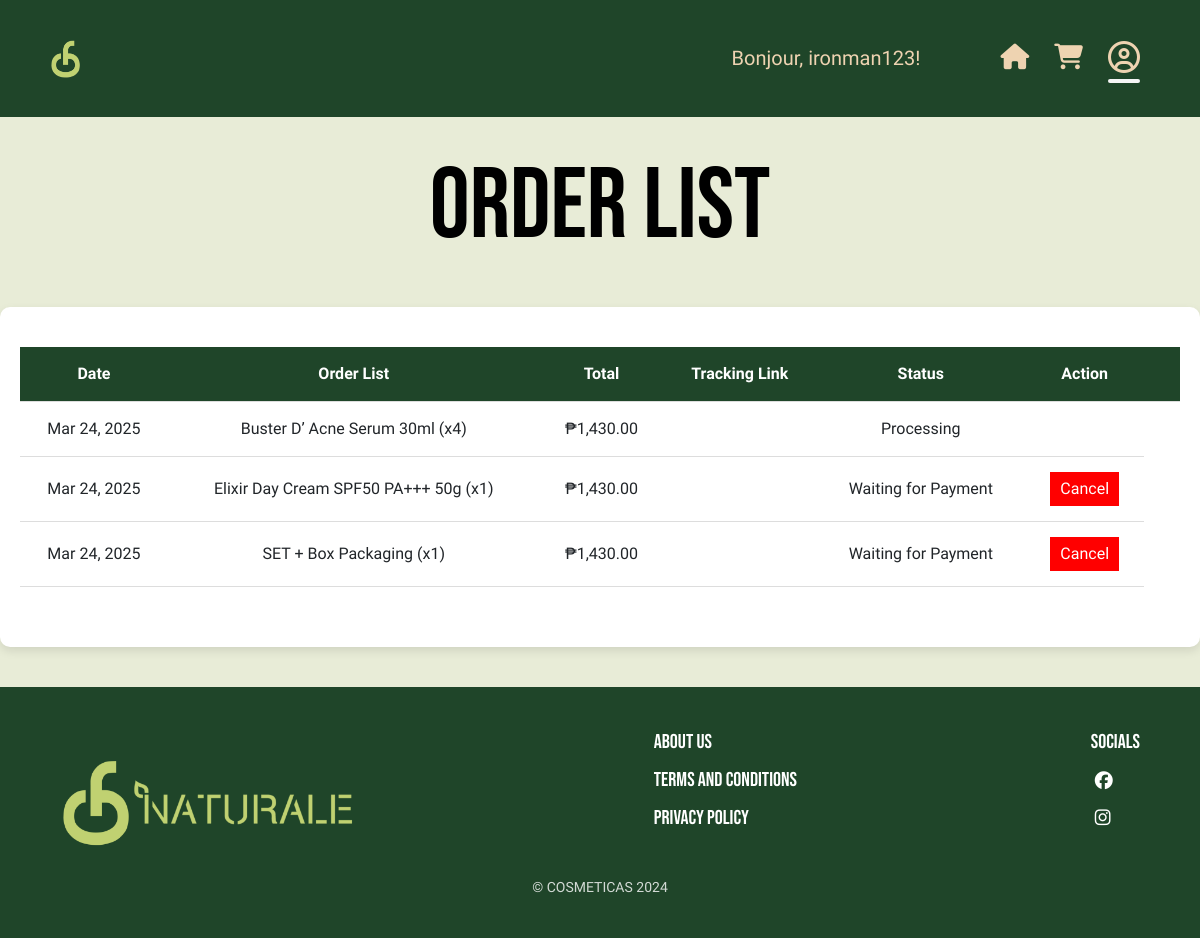
The page /drew/orderlist.php (signed in) on the database as committed earlier.
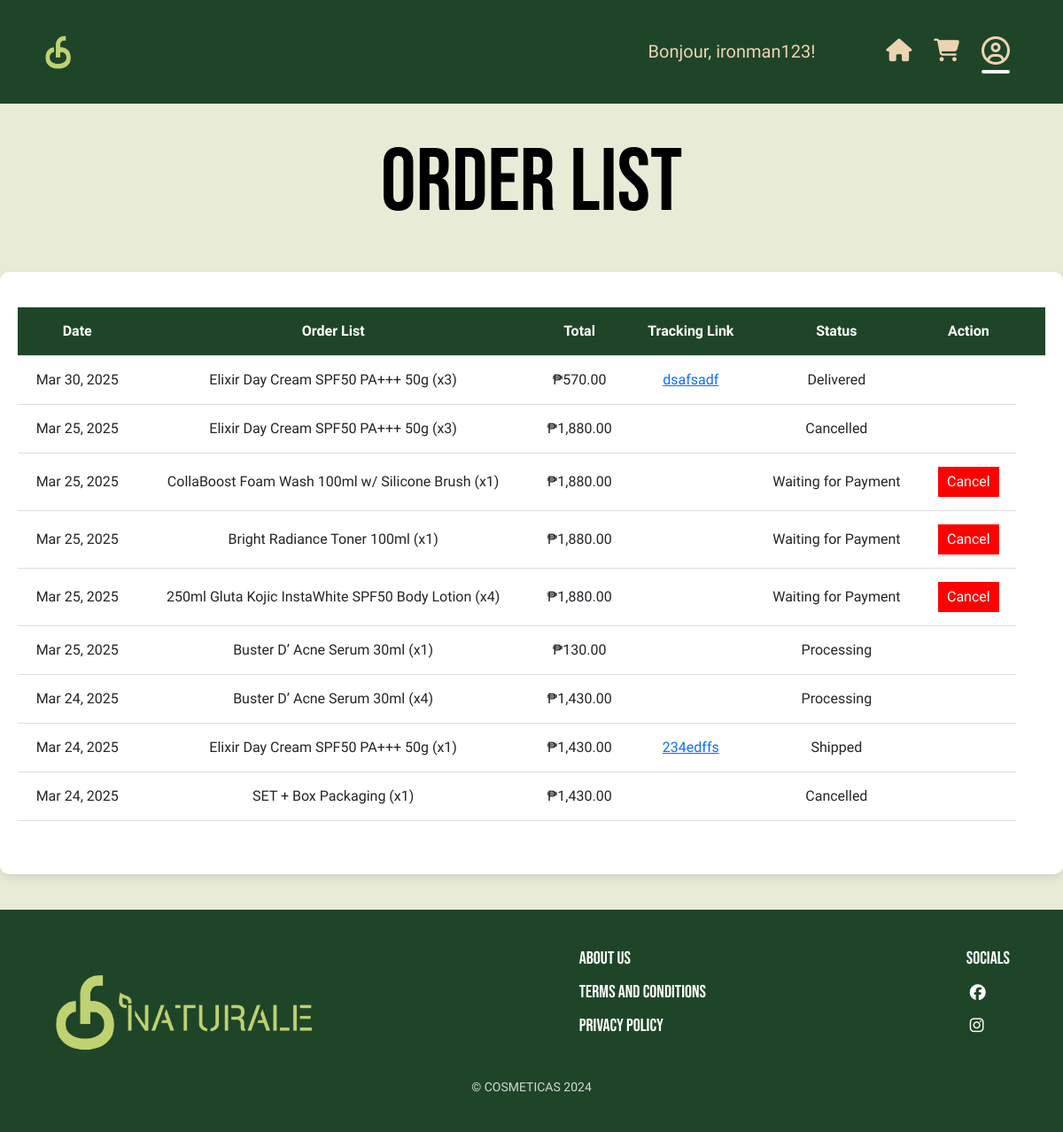
The same page on the database as committed later.
### tables this page shows
CREATE TABLE `tb_orders` (
  `orderID` int(11) NOT NULL,
  `order_date` datetime NOT NULL,
  `productID` int(11) NOT NULL,
  `product_name` varchar(255) NOT NULL,
  `user_id` int(11) DEFAULT NULL,
  `email` varchar(255) DEFAULT NULL,
  `first_name` varchar(255) NOT NULL,
  `last_name` varchar(255) NOT NULL,
  `quantity` int(11) NOT NULL,
  `status` varchar(255) NOT NULL,
  `payment_option` varchar(255) NOT NULL,
  `payment_proof` varchar(255) NOT NULL,
  `isApproved` int(11) DEFAULT NULL,
  `price_total` double NOT NULL,
  `trackingLink` varchar(255) DEFAULT NULL,
  `delivered_date` datetime DEFAULT NULL
);

### drew/orderlist.php (the view, shortened to what this page needs)
<?php
require_once '../conn.php';
$user_id = $_SESSION['user_id'];
$query = "SELECT o.orderID, o.order_date, o.product_name, o.quantity, o.price_total, o.status, o.trackingLink
          FROM tb_orders o
          WHERE o.user_id = ?
          ORDER BY o.order_date DESC";
$stmt = $conn->prepare($query);
$stmt->bind_param("i", $user_id);
$stmt->execute();
$result = $stmt->get_result();
$orders = [];
while ($row = $result->fetch_assoc()) {
    $orders[] = $row;
}
?>
<!DOCTYPE html>
<html lang="en">
<head>
    <link rel="stylesheet" href="orderlist.css?v=<?php echo time(); ?>">
    <link href="https://cdn.jsdelivr.net/npm/bootstrap@5.3.3/dist/css/bootstrap.min.css" rel="stylesheet">
    <link rel="stylesheet" href="https://cdnjs.cloudflare.com/ajax/libs/font-awesome/6.5.1/css/all.min.css">
    <link rel="stylesheet" href="https://cdnjs.cloudflare.com/ajax/libs/bootstrap-icons/1.10.3/font/bootstrap-icons.min.css">
</head>
<body>
    <header>
        <div class="logo">
            <a href="../Home_Page/Home.php"><img src="../Home_Page/cfn_logo2.png" alt="Logo" class="logo-image"/></a>
        </div>
        <div class="navbar">
            <p class="usernamedisplay">Bonjour, <?php echo htmlspecialchars($_SESSION['username'], ENT_QUOTES, 'UTF-8'); ?>!</p>
            <div class="icons">
                <a href="../Home_Page/Home.php"><i class="fa-solid fa-house home"></i></a>
                <a href="../drew/cart.php"><i class="fa-solid fa-cart-shopping cart"></i></a>
                <a href="../User_Profile_Page/UserProfile.php"><i class="far fa-user-circle fa-2x icon-profile"></i></a>
            </div>
        </div>
    </header>
    <main>
        <h1 class="cart-title">Order List</h1>
        <section class="cart-container">
            <div class="cart-content">
                <table class="cart-table">
                    <thead>
                        <tr>
                            <th class="date-header">Date</th>
                            <th class="order-list-header">Order List</th>
                            <th class="total-header">Total</th>
                            <th class="payment-method-header">Tracking Link</th>
                            <th class="status-header">Status</th>
                            <th class="tracking-link-header">Action</th>
                            <th></th>
                        </tr>
                    </thead>
                    <tbody>
        <?php if (!empty($orders)): ?>
            <?php foreach ($orders as $order): ?>
                <tr>
                    <td><?php echo htmlspecialchars(date('M j, Y', strtotime($order['order_date']))); ?></td>
                    <td><?php echo htmlspecialchars($order['product_name']); ?> (x<?php echo $order['quantity']; ?>)</td>
                    <td>₱<?php echo number_format($order['price_total'], 2); ?></td>
                    <td><a href="<?= htmlspecialchars($order['trackingLink']) ?>"><?= htmlspecialchars($order['trackingLink']) ?></a></td>
                    <td><?php echo htmlspecialchars($order['status']); ?></td>
                    <td>
                        <?php if ($order['status'] === 'Waiting for Payment'): ?>
                            <form action="" method="POST">
                                <button type="submit" style="background-color: red; color: white; border: none; padding: 5px 10px;">Cancel</button>
                            </form>
                        <?php endif; ?>
                    </td>
                </tr>
            <?php endforeach; ?>
        <?php else: ?>
            <tr>
                <td colspan="7">You have no orders yet.</td>
            </tr>
        <?php endif; ?>
    </tbody>
                </table>
            </div>
        </section>
    </main>
    <footer>
        <div class="footer-container">
            <div class="footer-left">
                <img src="../Resources/cfn_logo.png" alt="Naturale Logo" class="footer-logo">
            </div>
            <div class="footer-right">
                <ul class="footer-nav">
                    <li><a href="#">About Us</a></li>
                    <li><a href="#" data-bs-toggle="modal" data-bs-target="#ModalTerms">Terms and Conditions</a></li>
                    <li><a href="#" data-bs-toggle="modal" data-bs-target="#ModalPrivacy">Privacy Policy</a></li>
                </ul>
            </div>
            <div class="social-icons">
                <p>SOCIALS</p>
                <a href="https://www.facebook.com/share/1CRTizfAxP/?mibextid=wwXIfr" target="_blank"><i class="fab fa-facebook"></i></a>
                <a href="https://www.instagram.com/cosmeticasfraiche?igsh=ang2MHg1MW5qZHQw" target="_blank"><i class="fab fa-instagram"></i></a>
            </div>
        </div>
        <div class="footer-center">
            &copy; COSMETICAS 2024
        </div>
    </footer>
</body>
</html>

### drew/orderlist.css (style rules this page uses)
* { margin: 0; padding: 0; box-sizing: border-box; }
body { font-family: "Be Vietnam Pro", serif !important; font-weight: 400; font-style: normal; min-height: 100vh; width: 100%; background-color: #E8ECD7 !important; line-height: 1.6; overflow: auto; display: flex; flex-direction: column; margin: 0; padding: 0; }
h1 { font-family: "Bebas Neue", serif !important; font-size: 100px !important; font-style: normal; }
.usernamedisplay { display: flex; justify-content: center; text-align: center; color: #EED3B1; font-size: 20px; flex-wrap: wrap; padding-top: 15px; }
.logo { display: flex; align-items: center; margin-left: 30px; gap: 10px; }
.logo-image { height: 40px; width: auto; }
header { background-color: #1F4529; color: #EED3B1; padding: 20px 20px; display: flex; justify-content: space-between; align-items: center; width: 100%; flex-wrap: wrap; }
.navbar { display: flex; align-items: center; justify-content: flex-start; gap: 20px; }
.icons { display: flex; align-items: center; justify-items: center; gap: 15px; transition: transform 0.3s ease, color 0.3s ease; margin-left: 50px; margin-right: 40px; }
.icon-profile, .home, .cart { font-size: 1.6rem; color: #EED3B1; cursor: pointer; margin-left: 10px; position: relative; }
.icon-profile::after, .icon-profile:hover::after { content: ""; display: block; width: 100%; height: 4px; background-color: whitesmoke; position: absolute; bottom: -10px; border-radius: 2px; left: 0; }
main { flex-grow: 1; }
.cart-container { padding: 40px 20px; background-color: #FFFFFF; border-radius: 10px; box-shadow: 0 4px 10px rgba(0, 0, 0, 0.1); margin: 40px auto; max-width: 1200px; }
.cart-title { font-family: "Bebas Neue", serif !important; font-size: 50px; color: #000000; text-align: center; margin: 30px auto; max-width: 1200px; }
.cart-content { display: flex; flex-direction: column; gap: 20px; }
.cart-table { width: 100%; border-collapse: collapse; margin-bottom: 20px; text-align: center; }
.cart-table thead { background-color: #1F4529; color: #FFFFFF; }
.cart-table th, .cart-table td { padding: 15px; border-bottom: 1px solid #ddd; vertical-align: middle; }
footer { background-color: #1F4529; color: white; padding: 40px 60px; display: flex; flex-direction: column; align-items: center; width: 100%; margin-top: auto; }
.footer-container { display: flex; justify-content: space-between; align-items: flex-start; width: 100%; max-width: 1200px; flex-wrap: wrap; gap: 20px; }
.footer-left { display: flex; align-items: center; gap: 20px; }
.footer-logo { height: 150px; }
.footer-right { display: flex; flex-direction: column; text-align: left; gap: 20px; }
.footer-nav { list-style: none; padding: 0; }
.footer-nav li { font-family: "Bebas Neue", serif !important; font-size: 20px; margin-bottom: 8px; }
.footer-nav a { color: white; text-decoration: none; transition: color 0.3s ease; }
.social-icons { display: flex; flex-direction: column; align-items: flex-start; gap: 10px; }
.social-icons a { color: white; font-size: 18px; text-decoration: none; gap: 10px; margin-left: 4px; transition: transform 0.3s ease, color 0.3s ease; }
.social-icons p { color: white; font-size: 20px; font-family: "Bebas Neue", serif !important; margin-bottom: 0px; margin-top: 0; }
.footer-center { text-align: center; width: 100%; font-size: 14px; opacity: 0.8; }

Rows that differ between the two databases and show on the page:
added tb_orders: order_date "Mar 30, 2025", product_name "Elixir Day Cream SPF50 PA+++ 50g", quantity "3", price_total "570.00", trackingLink "dsafsadf", status "Delivered"
added tb_orders: order_date "Mar 25, 2025", product_name "Elixir Day Cream SPF50 PA+++ 50g", quantity "3", price_total "1,880.00", status "Cancelled"
added tb_orders: order_date "Mar 25, 2025", product_name "CollaBoost Foam Wash 100ml w/ Silicone Brush", quantity "1", price_total "1,880.00", status "Waiting for Payment"
added tb_orders: order_date "Mar 25, 2025", product_name "Bright Radiance Toner 100ml", quantity "1", price_total "1,880.00", status "Waiting for Payment"
added tb_orders: order_date "Mar 25, 2025", product_name "250ml Gluta Kojic InstaWhite SPF50 Body Lotion", quantity "4", price_total "1,880.00", status "Waiting for Payment"
added tb_orders: order_date "Mar 25, 2025", product_name "Buster D’ Acne Serum 30ml", quantity "1", price_total "130.00", status "Processing"
changed tb_orders: trackingLink (not shown) → "234edffs"; status "Waiting for Payment" → "Shipped"; no longer shows "Cancel"
changed tb_orders "SET + Box Packaging": status "Waiting for Payment" → "Cancelled"; no longer shows "Cancel"
